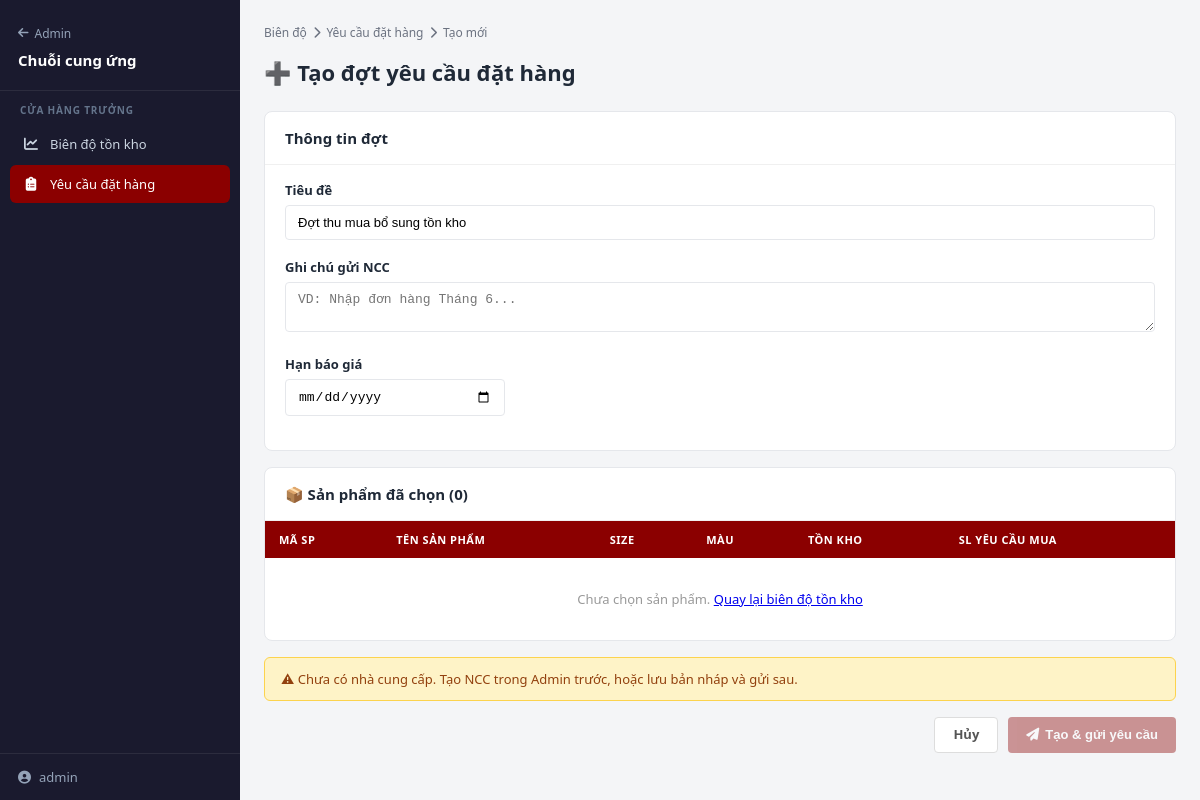
The app's page /supply/requests/create/ (signed in), older data.
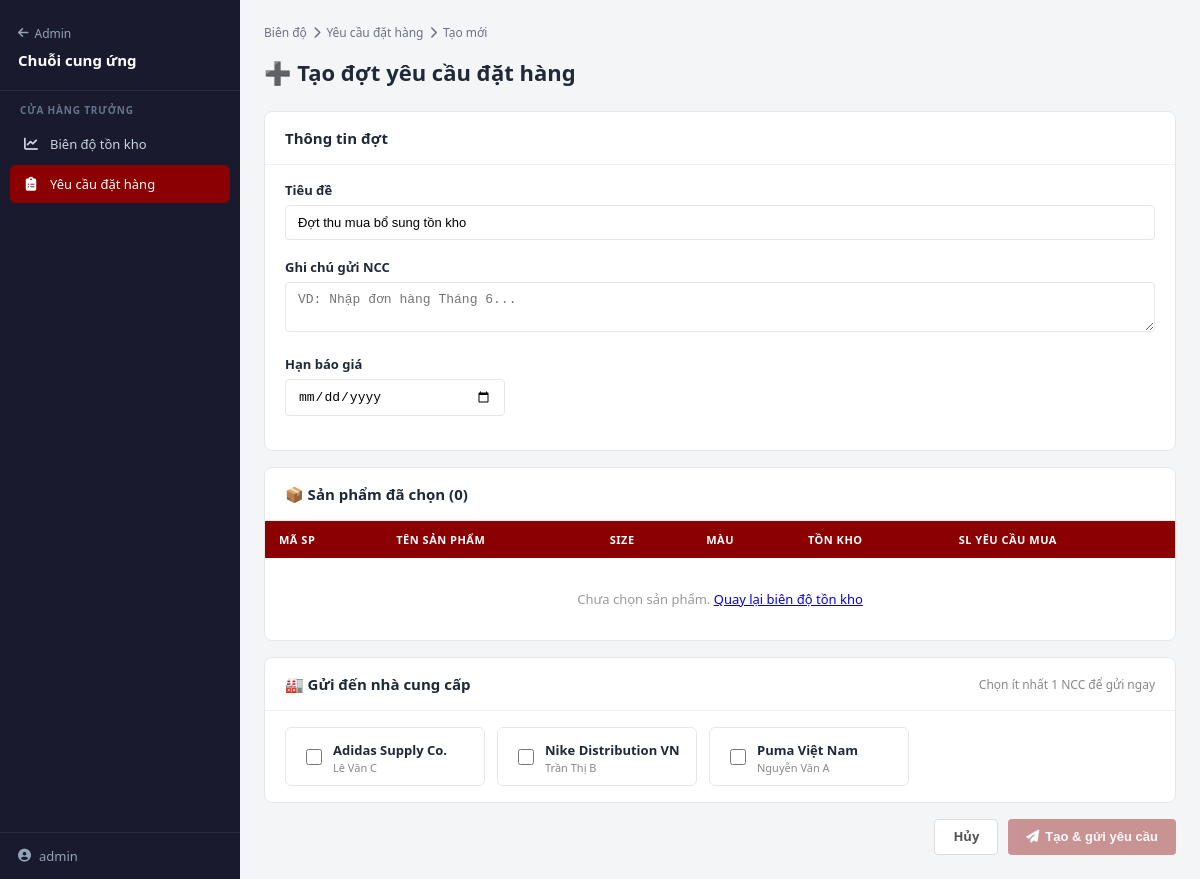
The same page, newer data.
### apps/products/supply_models.py (models this page shows, shortened)
class Supplier(models.Model):
    name         = models.CharField(max_length=200, verbose_name='Tên NCC')
    contact_name = models.CharField(max_length=100, blank=True, verbose_name='Người liên hệ')
    phone        = models.CharField(max_length=20, blank=True)
    email        = models.EmailField(blank=True)
    address      = models.TextField(blank=True)
    note         = models.TextField(blank=True)
    is_active    = models.BooleanField(default=True)
    user         = models.OneToOneField(
        settings.AUTH_USER_MODEL, on_delete=models.SET_NULL,
        null=True, blank=True, related_name='supplier_profile',
        verbose_name='Tài khoản đăng nhập NCC',
    )
    created_at   = models.DateTimeField(auto_now_add=True)
    class Meta:
        verbose_name = 'Nhà cung cấp'
        verbose_name_plural = 'Nhà cung cấp'
        ordering = ['name']

### apps/products/supply_views.py (the view, shortened to what this page needs)
# urls.py: path('requests/create/', v.request_create, name='request_create'),
@login_required
def request_create(request):
    if not is_store_manager(request.user):
        return redirect('admin:index')
    variant_ids = request.GET.get('variants', '').split(',')
    variants = list(ProductVariant.objects.filter(
        pk__in=[v for v in variant_ids if v.strip().isdigit()],
        is_active=True
    ).select_related('product', 'size', 'color'))
    for v in variants:
        v.suggested_qty = _suggested_qty(v.stock)
    page_obj, paginator = paginate_list(request, variants, per_page=20)
    context = {
        'variants':     page_obj.object_list,
        'all_variants': variants,
        'suppliers':    Supplier.objects.filter(is_active=True),
    }
    context.update(_pagination_context(request, page_obj, paginator))
    return render(request, 'supply/request_create.html', context)

### apps/cart/context_processors.py (called while the page is built)
def cart_count(request):
    if request.user.is_authenticated:
        total_items = get_user_cart_item_count(request.user)
    else:
        cart = get_session_cart(request.session)
        total_items = sum(int(item.get('quantity', 0)) for item in cart.values())
    return {'cart_count': total_items}

### apps/cart/services.py (called while the page is built)
def get_user_cart_item_count(user):
    cart = Cart.objects.filter(user=user).first()
    if not cart:
        return 0
    return sum(item.quantity for item in cart.items.all())

### apps/products/context_processors.py (called while the page is built)
def navigation_data(request):
    return {
        'categories': Category.objects.filter(is_active=True).order_by('name'),
        'brands': Brand.objects.filter(is_active=True).order_by('name'),
    }

def supply_nav(request):
    user = request.user
    return {
        'supply_is_manager': is_store_manager(user),
        'supply_is_supplier': is_supplier_user(user),
        'supply_paths': SUPPLY_PATHS,
    }

### apps/products/supply_admin_paths.py (called while the page is built)
def supply_path(name, pk=None):
    key = SUPPLY_ALIASES.get(name, name)
    path = SUPPLY_PATHS.get(key, '/supply/')
    if pk is not None and '{pk}' in path:
        return path.format(pk=pk)
    return path

### apps/products/templatetags/supply_admin.py (called while the page is built)
@register.simple_tag
def supply_url(name, arg=None):
    return supply_path(name, pk=arg)

### templates/supply/request_create.html (shortened to what the changed rows need)
{% extends 'supply/base_supply.html' %}
{% load supply_admin %}
{% block supply_content %}
<div class="supply-header">
    <h1 class="supply-title">➕ Tạo đợt yêu cầu đặt hàng</h1>
</div>
<form method="post">
<div class="s-card" style="margin-bottom:16px;">
    <div class="s-card-header"><span class="s-card-title">Thông tin đợt</span></div>
    <div class="s-card-body">
    </div>
</div>
<div class="s-card" style="margin-bottom:16px;">
    <div class="s-card-header">
    </div>
    <div style="overflow-x:auto;">
    <table class="s-table">
        <thead>
            <tr>
                <th>Mã SP</th>
                <th>Tên sản phẩm</th>
                <th>Size</th>
                <th>Màu</th>
                <th>Tồn kho</th>
                <th>SL yêu cầu mua</th>
            </tr>
        </thead>
    </table>
    </div>
</div>
{% if suppliers %}
<div class="s-card" style="margin-bottom:16px;">
    <div class="s-card-header">
        <span class="s-card-title">🏭 Gửi đến nhà cung cấp</span>
        <span style="font-size:12px;color:#888;">Chọn ít nhất 1 NCC để gửi ngay</span>
    </div>
    <div class="s-card-body" style="display:flex;flex-wrap:wrap;gap:12px;">
        {% for s in suppliers %}
        <label style="display:flex;align-items:center;gap:8px;padding:10px 16px;border:1.5px solid #e5e7eb;border-radius:6px;cursor:pointer;min-width:200px;">
            <input type="checkbox" name="supplier_ids" value="{{ s.pk }}" style="width:16px;height:16px;" />
            <div>
                <strong style="font-size:13px;">{{ s.name }}</strong>
                {% if s.contact_name %}<div style="font-size:11px;color:#888;">{{ s.contact_name }}</div>{% endif %}
            </div>
        </label>
        {% endfor %}
    </div>
</div>
{% else %}
<div style="background:#fef3c7;border:1px solid #fcd34d;border-radius:6px;padding:12px 16px;margin-bottom:16px;font-size:13px;color:#92400e;">
    ⚠ Chưa có nhà cung cấp. Tạo NCC trong Admin trước, hoặc lưu bản nháp và gửi sau.
</div>
{% endif %}
<div style="display:flex;gap:10px;justify-content:flex-end;">
    <a href="{% supply_url 'analytics' %}" class="btn-secondary">Hủy</a>
    <button type="submit" class="btn-primary" {% if not page_obj.paginator.count %}disabled{% endif %}>
    </button>
</div>
</form>
{% endblock %}

Row changes from the older to the newer data that the page shows:
added Supplier: name "Adidas Supply Co.", contact_name "Lê Văn C"
added Supplier: name "Nike Distribution VN", contact_name "Trần Thị B"
added Supplier: name "Puma Việt Nam", contact_name "Nguyễn Văn A"
Text that changed along with them:
text no longer shown: "⚠ Chưa có nhà cung cấp. Tạo NCC trong Admin trước, hoặc lưu bản nháp và gửi sau."
text now shown: "🏭 Gửi đến nhà cung cấp Chọn ít nhất 1 NCC để gửi ngay"
